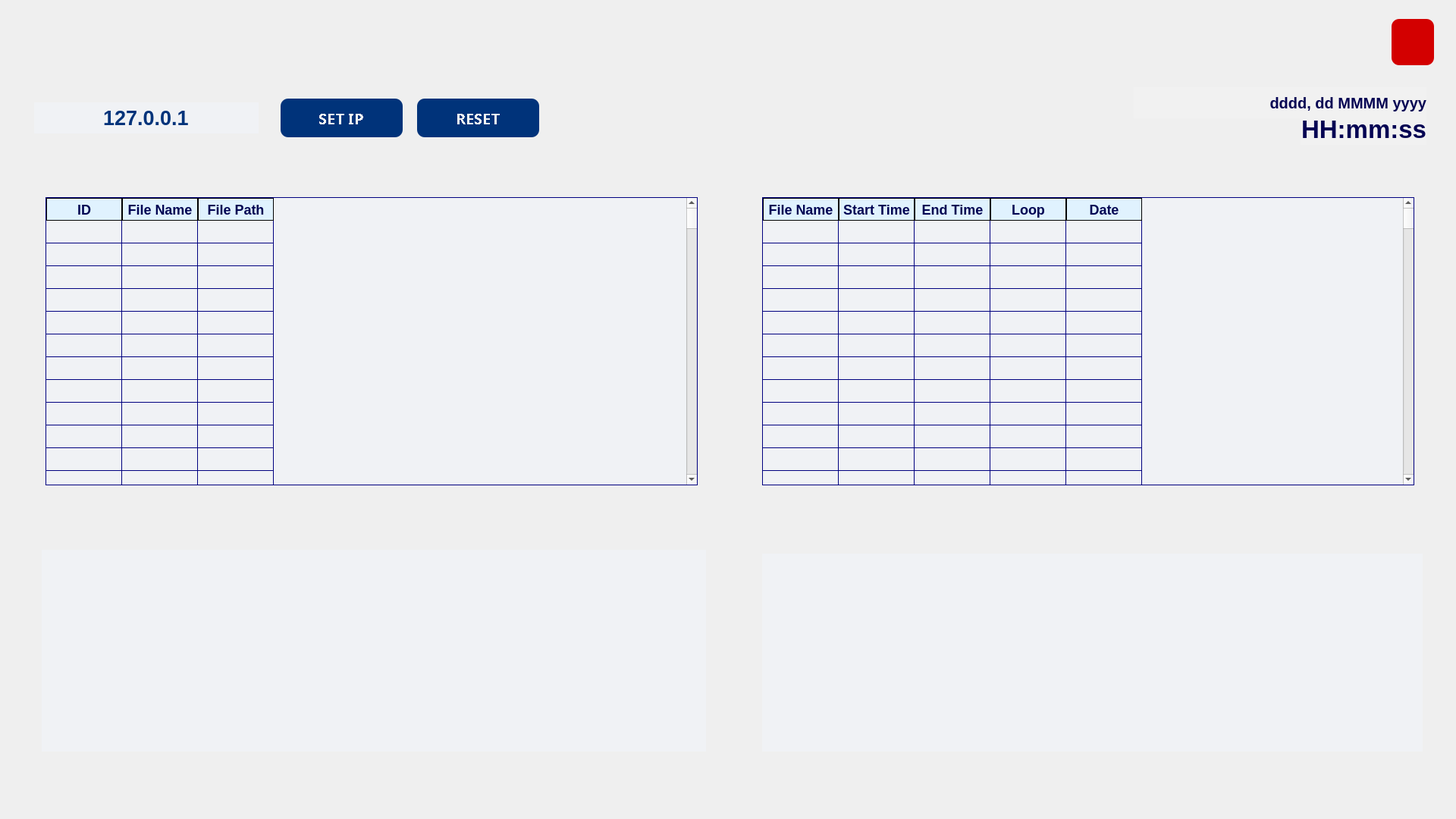
<?xml version="1.0" encoding="UTF-8"?>
<ui version="4.0">
 <class>MainWindow</class>
 <widget class="QMainWindow" name="MainWindow">
  <property name="geometry">
   <rect>
    <x>0</x>
    <y>0</y>
    <width>1920</width>
    <height>1080</height>
   </rect>
  </property>
  <property name="sizePolicy">
   <sizepolicy hsizetype="Fixed" vsizetype="Fixed">
    <horstretch>0</horstretch>
    <verstretch>0</verstretch>
   </sizepolicy>
  </property>
  <property name="font">
   <font>
    <pointsize>15</pointsize>
    <stylestrategy>NoAntialias</stylestrategy>
   </font>
  </property>
  <property name="focusPolicy">
   <enum>Qt::FocusPolicy::NoFocus</enum>
  </property>
  <property name="windowTitle">
   <string>Advertising Panel</string>
  </property>
  <property name="autoFillBackground">
   <bool>false</bool>
  </property>
  <property name="styleSheet">
   <string notr="true"/>
  </property>
  <widget class="QWidget" name="centralwidget">
   <widget class="QStackedWidget" name="stackedWidget">
    <property name="geometry">
     <rect>
      <x>0</x>
      <y>0</y>
      <width>1920</width>
      <height>1080</height>
     </rect>
    </property>
    <property name="styleSheet">
     <string notr="true"/>
    </property>
    <widget class="QWidget" name="page_setting">
     <property name="styleSheet">
      <string notr="true"/>
     </property>
     <widget class="QLineEdit" name="textIP">
      <property name="geometry">
       <rect>
        <x>45</x>
        <y>135</y>
        <width>296</width>
        <height>41</height>
       </rect>
      </property>
      <property name="font">
       <font>
        <family>Arial</family>
        <pointsize>20</pointsize>
        <italic>false</italic>
        <bold>true</bold>
        <underline>false</underline>
        <stylestrategy>PreferDefault</stylestrategy>
        <kerning>false</kerning>
       </font>
      </property>
      <property name="toolTip">
       <string>IP Address</string>
      </property>
      <property name="styleSheet">
       <string notr="true">color: rgb(0, 51, 122);
background-color: rgb(240, 242, 245);</string>
      </property>
      <property name="text">
       <string>127.0.0.1</string>
      </property>
      <property name="frame">
       <bool>false</bool>
      </property>
      <property name="alignment">
       <set>Qt::AlignmentFlag::AlignCenter</set>
      </property>
     </widget>
     <widget class="QPushButton" name="btnSetIP">
      <property name="geometry">
       <rect>
        <x>370</x>
        <y>130</y>
        <width>161</width>
        <height>51</height>
       </rect>
      </property>
      <property name="font">
       <font>
        <family>Franklin Gothic</family>
        <pointsize>15</pointsize>
        <bold>true</bold>
        <stylestrategy>NoAntialias</stylestrategy>
        <hintingpreference>PreferNoHinting</hintingpreference>
       </font>
      </property>
      <property name="cursor">
       <cursorShape>PointingHandCursor</cursorShape>
      </property>
      <property name="focusPolicy">
       <enum>Qt::FocusPolicy::NoFocus</enum>
      </property>
      <property name="toolTip">
       <string>Set IP</string>
      </property>
      <property name="autoFillBackground">
       <bool>false</bool>
      </property>
      <property name="styleSheet">
       <string notr="true">QPushButton{
	border-radius:10px;
	color: rgb(242, 242, 242);
	background-color: rgb(0, 51, 122);
	text-align: center;
}
QPushButton:Hover{
	background-color: rgb(0, 88, 204);
}
QPushButton:pressed{
	background-color: rgb(0, 29, 66);
}</string>
      </property>
      <property name="text">
       <string>SET IP</string>
      </property>
      <property name="default">
       <bool>true</bool>
      </property>
      <property name="flat">
       <bool>false</bool>
      </property>
     </widget>
     <widget class="QPushButton" name="btnReset">
      <property name="geometry">
       <rect>
        <x>550</x>
        <y>130</y>
        <width>161</width>
        <height>51</height>
       </rect>
      </property>
      <property name="font">
       <font>
        <family>Franklin Gothic</family>
        <pointsize>15</pointsize>
        <bold>true</bold>
        <stylestrategy>NoAntialias</stylestrategy>
        <hintingpreference>PreferNoHinting</hintingpreference>
       </font>
      </property>
      <property name="cursor">
       <cursorShape>PointingHandCursor</cursorShape>
      </property>
      <property name="focusPolicy">
       <enum>Qt::FocusPolicy::NoFocus</enum>
      </property>
      <property name="toolTip">
       <string>Reset</string>
      </property>
      <property name="autoFillBackground">
       <bool>false</bool>
      </property>
      <property name="styleSheet">
       <string notr="true">QPushButton{
	border-radius:10px;
	color: rgb(242, 242, 242);
	background-color: rgb(0, 51, 122);
	text-align: center;
}
QPushButton:Hover{
	background-color: rgb(0, 88, 204);
}
QPushButton:pressed{
	background-color: rgb(0, 29, 66);
}</string>
      </property>
      <property name="text">
       <string>RESET</string>
      </property>
      <property name="default">
       <bool>true</bool>
      </property>
      <property name="flat">
       <bool>false</bool>
      </property>
     </widget>
     <widget class="QTableWidget" name="tableVideo">
      <property name="geometry">
       <rect>
        <x>60</x>
        <y>260</y>
        <width>860</width>
        <height>380</height>
       </rect>
      </property>
      <property name="sizePolicy">
       <sizepolicy hsizetype="Fixed" vsizetype="Fixed">
        <horstretch>0</horstretch>
        <verstretch>0</verstretch>
       </sizepolicy>
      </property>
      <property name="font">
       <font>
        <family>Arial</family>
        <pointsize>15</pointsize>
        <bold>false</bold>
        <stylestrategy>PreferDefault</stylestrategy>
       </font>
      </property>
      <property name="styleSheet">
       <string notr="true">QTableWidget{
	background-color: rgb(240, 242, 245);
	color: rgb(0, 4, 83);
	gridline-color: rgb(0, 0, 127);
	selection-background-color:blue;
	border:1px solid rgb(0, 0, 127);
}
QTableWidget::item::selected{
    background-color: #0284c7;
    color: white;
}
QHeaderView{
	background-color: rgb(240, 242, 245);
	color: rgb(0, 4, 83);
}
QHeaderView::section{
    background-color: #e0f2fe;
    font-weight: bold;
    font-size: 18px;
	color: rgb(0, 4, 83);
	border:1px solid black;
}</string>
      </property>
      <property name="frameShape">
       <enum>QFrame::Shape::NoFrame</enum>
      </property>
      <property name="frameShadow">
       <enum>QFrame::Shadow::Sunken</enum>
      </property>
      <property name="sizeAdjustPolicy">
       <enum>QAbstractScrollArea::SizeAdjustPolicy::AdjustIgnored</enum>
      </property>
      <property name="autoScrollMargin">
       <number>1</number>
      </property>
      <property name="editTriggers">
       <set>QAbstractItemView::EditTrigger::NoEditTriggers</set>
      </property>
      <property name="selectionMode">
       <enum>QAbstractItemView::SelectionMode::SingleSelection</enum>
      </property>
      <property name="selectionBehavior">
       <enum>QAbstractItemView::SelectionBehavior::SelectRows</enum>
      </property>
      <property name="rowCount">
       <number>1000</number>
      </property>
      <property name="columnCount">
       <number>3</number>
      </property>
      <attribute name="horizontalHeaderVisible">
       <bool>true</bool>
      </attribute>
      <attribute name="horizontalHeaderHighlightSections">
       <bool>false</bool>
      </attribute>
      <attribute name="verticalHeaderVisible">
       <bool>false</bool>
      </attribute>
      <row/>
      <row/>
      <row/>
      <row/>
      <row/>
      <row/>
      <row/>
      <row/>
      <row/>
      <row/>
      <row/>
      <row/>
      <row/>
      <row/>
      <row/>
      <row/>
      <row/>
      <row/>
      <row/>
      <row/>
      <row/>
      <row/>
      <row/>
      <row/>
      <row/>
      <row/>
      <row/>
      <row/>
      <row/>
      <row/>
      <row/>
      <row/>
      <row/>
      <row/>
      <row/>
      <row/>
      <row/>
      <row/>
      <row/>
      <row/>
      <row/>
      <row/>
      <row/>
      <row/>
      <row/>
      <row/>
      <row/>
      <row/>
      <row/>
      <row/>
      <row/>
      <row/>
      <row/>
      <row/>
      <row/>
      <row/>
      <row/>
      <row/>
      <row/>
      <row/>
      <row/>
      <row/>
      <row/>
      <row/>
      <row/>
      <row/>
      <row/>
      <row/>
      <row/>
      <row/>
      <row/>
      <row/>
      <row/>
      <row/>
      <row/>
      <row/>
      <row/>
      <row/>
      <row/>
      <row/>
      <row/>
      <row/>
      <row/>
      <row/>
      <row/>
      <row/>
      <row/>
      <row/>
      <row/>
      <row/>
      <row/>
      <row/>
      <row/>
      <row/>
      <row/>
      <row/>
      <row/>
      <row/>
      <row/>
      <row/>
      <row/>
      <row/>
      <row/>
      <row/>
      <row/>
      <row/>
      <row/>
      <row/>
      <row/>
      <row/>
      <row/>
      <row/>
      <row/>
      <row/>
      <row/>
      <row/>
      <row/>
      <row/>
      <row/>
      <row/>
      <row/>
      <row/>
      <row/>
      <row/>
      <row/>
      <row/>
      <row/>
      <row/>
      <row/>
      <row/>
      <row/>
      <row/>
      <row/>
      <row/>
      <row/>
      <row/>
      <row/>
      <row/>
      <row/>
      <row/>
      <row/>
      <row/>
      <row/>
      <row/>
      <row/>
      <row/>
      <row/>
      <row/>
      <row/>
      <row/>
      <row/>
      <row/>
      <row/>
      <row/>
      <row/>
      <row/>
      <row/>
      <row/>
      <row/>
      <row/>
      <row/>
      <row/>
      <row/>
      <row/>
      <row/>
      <row/>
      <row/>
      <row/>
      <row/>
      <row/>
      <row/>
      <row/>
      <row/>
      <row/>
      <row/>
      <row/>
      <row/>
      <row/>
      <row/>
      <row/>
      <row/>
      <row/>
      <row/>
      <row/>
      <row/>
      <row/>
      <row/>
      <row/>
      <row/>
      <row/>
      <row/>
      <row/>
      <row/>
      <row/>
      <row/>
      <row/>
      <row/>
      <row/>
      <row/>
      <row/>
      <row/>
      <row/>
      <row/>
      <row/>
      <row/>
      <row/>
      <row/>
      <row/>
      <row/>
      <row/>
      <row/>
      <row/>
      <row/>
      <row/>
      <row/>
      <row/>
      <row/>
      <row/>
      <row/>
      <row/>
      <row/>
      <row/>
      <row/>
      <row/>
      <row/>
      <row/>
      <row/>
      <row/>
      <row/>
      <row/>
      <row/>
      <row/>
      <row/>
      <row/>
      <row/>
      <row/>
      <row/>
      <row/>
      <row/>
      <row/>
      <row/>
      <row/>
      <row/>
      <row/>
      <row/>
      <row/>
      <row/>
      <row/>
      <row/>
      <row/>
      <row/>
      <row/>
      <row/>
      <row/>
      <row/>
      <row/>
      <row/>
      <row/>
      <row/>
      <row/>
      <row/>
      <row/>
      <row/>
      <row/>
      <row/>
      <row/>
      <row/>
      <row/>
      <row/>
      <row/>
      <row/>
      <row/>
      <row/>
      <row/>
      <row/>
      <row/>
      <row/>
      <row/>
      <row/>
      <row/>
      <row/>
      <row/>
      <row/>
      <row/>
      <row/>
      <row/>
      <row/>
      <row/>
      <row/>
      <row/>
      <row/>
      <row/>
      <row/>
      <row/>
      <row/>
      <row/>
      <row/>
      <row/>
      <row/>
      <row/>
      <row/>
      <row/>
      <row/>
      <row/>
      <row/>
      <row/>
      <row/>
      <row/>
      <row/>
      <row/>
      <row/>
      <row/>
      <row/>
      <row/>
      <row/>
      <row/>
      <row/>
      <row/>
      <row/>
      <row/>
      <row/>
      <row/>
      <row/>
      <row/>
      <row/>
      <row/>
      <row/>
      <row/>
      <row/>
      <row/>
      <row/>
      <row/>
      <row/>
      <row/>
      <row/>
      <row/>
      <row/>
      <row/>
      <row/>
      <row/>
      <row/>
      <row/>
      <row/>
      <row/>
      <row/>
      <row/>
      <row/>
      <row/>
      <row/>
      <row/>
      <row/>
      <row/>
      <row/>
      <row/>
      <row/>
      <row/>
      <row/>
      <row/>
      <row/>
      <row/>
      <row/>
      <row/>
      <row/>
      <row/>
      <row/>
      <row/>
      <row/>
      <row/>
      <row/>
      <row/>
      <row/>
      <row/>
      <row/>
      <row/>
      <row/>
      <row/>
      <row/>
      <row/>
      <row/>
      <row/>
      <row/>
      <row/>
      <row/>
      <row/>
      <row/>
      <row/>
      <row/>
      <row/>
      <row/>
      <row/>
      <row/>
      <row/>
      <row/>
      <row/>
      <row/>
      <row/>
      <row/>
      <row/>
      <row/>
      <row/>
      <row/>
      <row/>
      <row/>
      <row/>
      <row/>
      <row/>
      <row/>
      <row/>
      <row/>
      <row/>
      <row/>
      <row/>
      <row/>
      <row/>
      <row/>
      <row/>
      <row/>
      <row/>
      <row/>
      <row/>
      <row/>
      <row/>
      <row/>
      <row/>
      <row/>
      <row/>
      <row/>
      <row/>
      <row/>
      <row/>
      <row/>
      <row/>
      <row/>
      <row/>
      <row/>
      <row/>
      <row/>
      <row/>
      <row/>
      <row/>
      <row/>
      <row/>
      <row/>
      <row/>
      <row/>
      <row/>
      <row/>
      <row/>
      <row/>
      <row/>
      <row/>
      <row/>
      <row/>
      <row/>
      <row/>
      <row/>
      <row/>
      <row/>
      <row/>
      <row/>
      <row/>
      <row/>
      <row/>
      <row/>
      <row/>
      <row/>
      <row/>
      <row/>
      <row/>
      <row/>
      <row/>
      <row/>
      <row/>
      <row/>
      <row/>
      <row/>
      <row/>
      <row/>
      <row/>
      <row/>
      <row/>
      <row/>
      <row/>
      <row/>
      <row/>
      <row/>
      <row/>
      <row/>
      <row/>
      <row/>
      <row/>
      <row/>
      <row/>
      <row/>
      <row/>
      <row/>
      <row/>
      <row/>
      <row/>
      <row/>
      <row/>
      <row/>
      <row/>
      <row/>
      <row/>
      <row/>
      <row/>
      <row/>
      <row/>
      <row/>
      <row/>
      <row/>
      <row/>
      <row/>
      <row/>
      <row/>
      <row/>
      <row/>
      <row/>
      <row/>
      <row/>
      <row/>
      <row/>
      <row/>
      <row/>
      <row/>
      <row/>
      <row/>
      <row/>
      <row/>
      <row/>
      <row/>
      <row/>
      <row/>
      <row/>
      <row/>
      <row/>
      <row/>
      <row/>
      <row/>
      <row/>
      <row/>
      <row/>
      <row/>
      <row/>
      <row/>
      <row/>
      <row/>
      <row/>
      <row/>
      <row/>
      <row/>
      <row/>
      <row/>
      <row/>
      <row/>
      <row/>
      <row/>
      <row/>
      <row/>
      <row/>
      <row/>
      <row/>
      <row/>
      <row/>
      <row/>
      <row/>
      <row/>
      <row/>
      <row/>
      <row/>
      <row/>
      <row/>
      <row/>
      <row/>
      <row/>
      <row/>
      <row/>
      <row/>
      <row/>
      <row/>
      <row/>
      <row/>
      <row/>
      <row/>
      <row/>
      <row/>
      <row/>
      <row/>
      <row/>
      <row/>
      <row/>
      <row/>
      <row/>
      <row/>
      <row/>
      <row/>
      <row/>
      <row/>
      <row/>
      <row/>
      <row/>
      <row/>
      <row/>
      <row/>
      <row/>
      <row/>
      <row/>
      <row/>
      <row/>
      <row/>
      <row/>
      <row/>
      <row/>
      <row/>
      <row/>
      <row/>
      <row/>
      <row/>
      <row/>
      <row/>
      <row/>
      <row/>
      <row/>
      <row/>
      <row/>
      <row/>
      <row/>
      <row/>
      <row/>
      <row/>
      <row/>
      <row/>
      <row/>
      <row/>
      <row/>
      <row/>
      <row/>
      <row/>
      <row/>
      <row/>
      <row/>
      <row/>
      <row/>
      <row/>
      <row/>
      <row/>
      <row/>
      <row/>
      <row/>
      <row/>
      <row/>
      <row/>
      <row/>
      <row/>
      <row/>
      <row/>
      <row/>
      <row/>
      <row/>
      <row/>
      <row/>
      <row/>
      <row/>
      <row/>
      <row/>
      <row/>
      <row/>
      <row/>
      <row/>
      <row/>
      <row/>
      <row/>
      <row/>
      <row/>
      <row/>
      <row/>
      <row/>
      <row/>
      <row/>
      <row/>
      <row/>
      <row/>
      <row/>
      <row/>
      <row/>
      <row/>
      <row/>
      <row/>
      <row/>
      <row/>
      <row/>
      <row/>
      <row/>
      <row/>
      <row/>
      <row/>
      <row/>
      <row/>
      <row/>
      <row/>
      <row/>
      <row/>
      <row/>
      <row/>
      <row/>
      <row/>
      <row/>
      <row/>
      <row/>
      <row/>
      <row/>
      <row/>
      <row/>
      <row/>
      <row/>
      <row/>
      <row/>
      <row/>
      <row/>
      <row/>
      <row/>
      <row/>
      <row/>
      <row/>
      <row/>
      <row/>
      <row/>
      <row/>
      <row/>
      <row/>
      <row/>
      <row/>
      <row/>
      <row/>
      <row/>
      <row/>
      <row/>
      <row/>
      <row/>
      <row/>
      <row/>
      <row/>
      <row/>
      <row/>
      <row/>
      <row/>
      <row/>
      <row/>
      <row/>
      <row/>
      <row/>
      <row/>
      <row/>
      <row/>
      <row/>
      <row/>
      <row/>
      <row/>
      <row/>
      <row/>
      <row/>
      <row/>
      <row/>
      <row/>
      <row/>
      <row/>
      <row/>
      <row/>
      <row/>
      <row/>
      <row/>
      <row/>
      <row/>
      <row/>
      <row/>
      <row/>
      <row/>
      <row/>
      <row/>
      <row/>
      <row/>
      <row/>
      <row/>
      <row/>
      <row/>
      <row/>
      <row/>
      <row/>
      <row/>
      <row/>
      <row/>
      <row/>
      <row/>
      <row/>
      <row/>
      <row/>
      <row/>
      <row/>
      <row/>
      <row/>
      <row/>
      <row/>
      <row/>
      <row/>
      <row/>
      <row/>
      <row/>
      <row/>
      <row/>
      <row/>
      <row/>
      <row/>
      <row/>
      <row/>
      <row/>
      <row/>
      <row/>
      <row/>
      <row/>
      <row/>
      <row/>
      <row/>
      <row/>
      <row/>
      <row/>
      <row/>
      <row/>
      <row/>
      <row/>
      <row/>
      <row/>
      <row/>
      <row/>
      <row/>
      <row/>
      <row/>
      <row/>
      <row/>
      <row/>
      <row/>
      <row/>
      <row/>
      <row/>
      <row/>
      <row/>
      <row/>
      <row/>
      <row/>
      <row/>
      <row/>
      <row/>
      <row/>
      <row/>
      <row/>
      <row/>
      <row/>
      <row/>
      <row/>
      <row/>
      <row/>
      <row/>
      <row/>
      <row/>
      <row/>
      <row/>
      <row/>
      <row/>
      <row/>
      <row/>
      <row/>
      <row/>
      <row/>
      <row/>
      <row/>
      <row/>
      <row/>
      <row/>
      <row/>
      <row/>
      <row/>
      <row/>
      <row/>
      <row/>
      <row/>
      <row/>
      <row/>
      <row/>
      <row/>
      <row/>
      <row/>
      <row/>
      <row/>
      <row/>
      <row/>
      <row/>
      <row/>
      <row/>
      <row/>
      <row/>
      <row/>
      <row/>
      <row/>
      <row/>
      <row/>
      <row/>
      <row/>
      <row/>
      <row/>
      <row/>
      <row/>
      <row/>
      <row/>
      <row/>
      <row/>
      <row/>
      <row/>
      <row/>
      <row/>
      <row/>
      <row/>
      <row/>
      <row/>
      <row/>
      <row/>
      <row/>
      <row/>
      <row/>
      <row/>
      <row/>
      <row/>
      <row/>
      <row/>
      <row/>
      <row/>
      <row/>
      <row/>
      <row/>
      <row/>
      <row/>
      <row/>
      <row/>
      <row/>
      <row/>
      <row/>
      <row/>
      <row/>
      <row/>
      <row/>
      <row/>
      <row/>
      <row/>
      <row/>
      <row/>
      <row/>
      <row/>
      <row/>
      <row/>
      <row/>
      <row/>
      <row/>
      <row/>
      <row/>
      <row/>
      <row/>
      <row/>
      <row/>
      <row/>
      <row/>
      <row/>
      <row/>
      <row/>
      <row/>
      <row/>
      <row/>
      <row/>
      <row/>
      <row/>
      <row/>
      <row/>
      <row/>
      <row/>
      <row/>
      <row/>
      <row/>
      <row/>
      <row/>
      <row/>
      <row/>
      <row/>
      <row/>
      <row/>
      <row/>
      <row/>
      <row/>
      <row/>
      <row/>
      <row/>
      <row/>
      <row/>
      <column>
       <property name="text">
        <string>ID</string>
       </property>
       <property name="font">
        <font>
         <family>Arial</family>
         <pointsize>15</pointsize>
         <bold>false</bold>
        </font>
       </property>
      </column>
      <column>
       <property name="text">
        <string>File Name</string>
       </property>
       <property name="font">
        <font>
         <family>Arial</family>
         <pointsize>15</pointsize>
         <bold>false</bold>
        </font>
       </property>
      </column>
      <column>
       <property name="text">
        <string>File Path</string>
       </property>
       <property name="font">
        <font>
         <family>Arial</family>
         <pointsize>15</pointsize>
         <bold>false</bold>
        </font>
       </property>
      </column>
     </widget>
     <widget class="QTableWidget" name="tableSchedule">
      <property name="geometry">
       <rect>
        <x>1005</x>
        <y>260</y>
        <width>860</width>
        <height>380</height>
       </rect>
      </property>
      <property name="sizePolicy">
       <sizepolicy hsizetype="Fixed" vsizetype="Fixed">
        <horstretch>0</horstretch>
        <verstretch>0</verstretch>
       </sizepolicy>
      </property>
      <property name="font">
       <font>
        <family>Arial</family>
        <pointsize>15</pointsize>
        <stylestrategy>PreferDefault</stylestrategy>
       </font>
      </property>
      <property name="styleSheet">
       <string notr="true">QTableWidget{
	background-color: rgb(240, 242, 245);
	color: rgb(0, 4, 83);
	gridline-color: rgb(0, 0, 127);
	selection-background-color:blue;
	border:1px solid rgb(0, 0, 127);
}
QTableWidget::item::selected{
    background-color: #0284c7;
    color: white;
}
QHeaderView{
	background-color: rgb(240, 242, 245);
	color: rgb(0, 4, 83);
}
QHeaderView::section{
    background-color: #e0f2fe;
    font-weight: bold;
    font-size: 18px;
	color: rgb(0, 4, 83);
	border:1px solid black;
}</string>
      </property>
      <property name="frameShape">
       <enum>QFrame::Shape::NoFrame</enum>
      </property>
      <property name="frameShadow">
       <enum>QFrame::Shadow::Sunken</enum>
      </property>
      <property name="sizeAdjustPolicy">
       <enum>QAbstractScrollArea::SizeAdjustPolicy::AdjustIgnored</enum>
      </property>
      <property name="autoScrollMargin">
       <number>1</number>
      </property>
      <property name="editTriggers">
       <set>QAbstractItemView::EditTrigger::NoEditTriggers</set>
      </property>
      <property name="selectionMode">
       <enum>QAbstractItemView::SelectionMode::SingleSelection</enum>
      </property>
      <property name="selectionBehavior">
       <enum>QAbstractItemView::SelectionBehavior::SelectRows</enum>
      </property>
      <property name="textElideMode">
       <enum>Qt::TextElideMode::ElideRight</enum>
      </property>
      <property name="rowCount">
       <number>1000</number>
      </property>
      <property name="columnCount">
       <number>5</number>
      </property>
      <attribute name="horizontalHeaderVisible">
       <bool>true</bool>
      </attribute>
      <attribute name="horizontalHeaderHighlightSections">
       <bool>false</bool>
      </attribute>
      <attribute name="verticalHeaderVisible">
       <bool>false</bool>
      </attribute>
      <row/>
      <row/>
      <row/>
      <row/>
      <row/>
      <row/>
      <row/>
      <row/>
      <row/>
      <row/>
      <row/>
      <row/>
      <row/>
      <row/>
      <row/>
      <row/>
      <row/>
      <row/>
      <row/>
      <row/>
      <row/>
      <row/>
      <row/>
      <row/>
      <row/>
      <row/>
      <row/>
      <row/>
      <row/>
      <row/>
      <row/>
      <row/>
      <row/>
      <row/>
      <row/>
      <row/>
      <row/>
      <row/>
      <row/>
      <row/>
      <row/>
      <row/>
      <row/>
      <row/>
      <row/>
      <row/>
      <row/>
      <row/>
      <row/>
      <row/>
      <row/>
      <row/>
      <row/>
      <row/>
      <row/>
      <row/>
      <row/>
      <row/>
      <row/>
      <row/>
      <row/>
      <row/>
      <row/>
      <row/>
      <row/>
      <row/>
      <row/>
      <row/>
      <row/>
      <row/>
      <row/>
      <row/>
      <row/>
      <row/>
      <row/>
      <row/>
      <row/>
      <row/>
      <row/>
      <row/>
      <row/>
      <row/>
      <row/>
      <row/>
      <row/>
      <row/>
      <row/>
      <row/>
      <row/>
      <row/>
      <row/>
      <row/>
      <row/>
      <row/>
      <row/>
      <row/>
      <row/>
      <row/>
      <row/>
      <row/>
      <row/>
      <row/>
      <row/>
      <row/>
      <row/>
      <row/>
      <row/>
      <row/>
      <row/>
      <row/>
      <row/>
      <row/>
      <row/>
      <row/>
      <row/>
      <row/>
      <row/>
      <row/>
      <row/>
      <row/>
      <row/>
      <row/>
      <row/>
      <row/>
      <row/>
      <row/>
      <row/>
      <row/>
      <row/>
      <row/>
      <row/>
      <row/>
      <row/>
      <row/>
      <row/>
      <row/>
      <row/>
      <row/>
      <row/>
      <row/>
      <row/>
      <row/>
      <row/>
      <row/>
      <row/>
      <row/>
      <row/>
      <row/>
      <row/>
      <row/>
      <row/>
      <row/>
      <row/>
      <row/>
      <row/>
      <row/>
      <row/>
      <row/>
      <row/>
      <row/>
      <row/>
      <row/>
      <row/>
      <row/>
      <row/>
      <row/>
      <row/>
      <row/>
      <row/>
      <row/>
      <row/>
      <row/>
      <row/>
      <row/>
      <row/>
      <row/>
      <row/>
      <row/>
      <row/>
      <row/>
      <row/>
      <row/>
      <row/>
      <row/>
      <row/>
      <row/>
      <row/>
      <row/>
      <row/>
      <row/>
      <row/>
      <row/>
      <row/>
      <row/>
      <row/>
      <row/>
      <row/>
      <row/>
      <row/>
      <row/>
      <row/>
      <row/>
      <row/>
      <row/>
      <row/>
      <row/>
      <row/>
      <row/>
      <row/>
      <row/>
      <row/>
      <row/>
      <row/>
      <row/>
      <row/>
      <row/>
      <row/>
      <row/>
      <row/>
      <row/>
      <row/>
      <row/>
      <row/>
      <row/>
      <row/>
      <row/>
      <row/>
      <row/>
      <row/>
      <row/>
      <row/>
      <row/>
      <row/>
      <row/>
      <row/>
      <row/>
      <row/>
      <row/>
      <row/>
      <row/>
      <row/>
      <row/>
      <row/>
      <row/>
      <row/>
      <row/>
      <row/>
      <row/>
      <row/>
      <row/>
      <row/>
      <row/>
      <row/>
      <row/>
      <row/>
      <row/>
      <row/>
      <row/>
      <row/>
      <row/>
      <row/>
      <row/>
      <row/>
      <row/>
      <row/>
      <row/>
      <row/>
      <row/>
      <row/>
      <row/>
      <row/>
      <row/>
      <row/>
      <row/>
      <row/>
      <row/>
      <row/>
      <row/>
      <row/>
      <row/>
      <row/>
      <row/>
      <row/>
      <row/>
      <row/>
      <row/>
      <row/>
      <row/>
      <row/>
      <row/>
      <row/>
      <row/>
      <row/>
      <row/>
      <row/>
      <row/>
      <row/>
      <row/>
      <row/>
      <row/>
      <row/>
      <row/>
      <row/>
      <row/>
      <row/>
      <row/>
      <row/>
      <row/>
      <row/>
      <row/>
      <row/>
      <row/>
      <row/>
      <row/>
      <row/>
      <row/>
      <row/>
      <row/>
      <row/>
      <row/>
      <row/>
      <row/>
      <row/>
      <row/>
      <row/>
      <row/>
      <row/>
      <row/>
      <row/>
      <row/>
      <row/>
      <row/>
      <row/>
      <row/>
      <row/>
      <row/>
      <row/>
      <row/>
      <row/>
      <row/>
      <row/>
      <row/>
      <row/>
      <row/>
      <row/>
      <row/>
      <row/>
      <row/>
      <row/>
      <row/>
      <row/>
      <row/>
      <row/>
      <row/>
      <row/>
      <row/>
      <row/>
      <row/>
      <row/>
      <row/>
      <row/>
      <row/>
      <row/>
      <row/>
      <row/>
      <row/>
      <row/>
      <row/>
      <row/>
      <row/>
      <row/>
      <row/>
      <row/>
      <row/>
      <row/>
      <row/>
      <row/>
      <row/>
      <row/>
      <row/>
      <row/>
      <row/>
      <row/>
      <row/>
      <row/>
      <row/>
      <row/>
      <row/>
      <row/>
      <row/>
      <row/>
      <row/>
      <row/>
      <row/>
      <row/>
      <row/>
      <row/>
      <row/>
      <row/>
      <row/>
      <row/>
      <row/>
      <row/>
      <row/>
      <row/>
      <row/>
      <row/>
      <row/>
      <row/>
      <row/>
      <row/>
      <row/>
      <row/>
      <row/>
      <row/>
      <row/>
      <row/>
      <row/>
      <row/>
      <row/>
      <row/>
      <row/>
      <row/>
      <row/>
      <row/>
      <row/>
      <row/>
      <row/>
      <row/>
      <row/>
      <row/>
      <row/>
      <row/>
      <row/>
      <row/>
      <row/>
      <row/>
      <row/>
      <row/>
      <row/>
      <row/>
      <row/>
      <row/>
      <row/>
      <row/>
      <row/>
      <row/>
      <row/>
      <row/>
      <row/>
      <row/>
      <row/>
      <row/>
      <row/>
      <row/>
      <row/>
      <row/>
      <row/>
      <row/>
      <row/>
      <row/>
      <row/>
      <row/>
      <row/>
      <row/>
      <row/>
      <row/>
      <row/>
      <row/>
      <row/>
      <row/>
      <row/>
      <row/>
      <row/>
      <row/>
      <row/>
      <row/>
      <row/>
      <row/>
      <row/>
      <row/>
      <row/>
      <row/>
      <row/>
      <row/>
      <row/>
      <row/>
      <row/>
      <row/>
      <row/>
      <row/>
      <row/>
      <row/>
      <row/>
      <row/>
      <row/>
      <row/>
      <row/>
      <row/>
      <row/>
      <row/>
      <row/>
      <row/>
      <row/>
      <row/>
      <row/>
      <row/>
      <row/>
      <row/>
      <row/>
      <row/>
      <row/>
      <row/>
      <row/>
      <row/>
      <row/>
      <row/>
      <row/>
      <row/>
      <row/>
      <row/>
      <row/>
      <row/>
      <row/>
      <row/>
      <row/>
      <row/>
      <row/>
      <row/>
      <row/>
      <row/>
      <row/>
      <row/>
      <row/>
      <row/>
      <row/>
      <row/>
      <row/>
      <row/>
      <row/>
      <row/>
      <row/>
      <row/>
      <row/>
      <row/>
      <row/>
      <row/>
      <row/>
      <row/>
      <row/>
      <row/>
      <row/>
      <row/>
      <row/>
      <row/>
      <row/>
      <row/>
      <row/>
      <row/>
      <row/>
      <row/>
      <row/>
      <row/>
      <row/>
      <row/>
      <row/>
      <row/>
      <row/>
      <row/>
      <row/>
      <row/>
      <row/>
      <row/>
      <row/>
      <row/>
      <row/>
      <row/>
      <row/>
      <row/>
      <row/>
      <row/>
      <row/>
      <row/>
      <row/>
      <row/>
      <row/>
      <row/>
      <row/>
      <row/>
      <row/>
      <row/>
      <row/>
      <row/>
      <row/>
      <row/>
      <row/>
      <row/>
      <row/>
      <row/>
      <row/>
      <row/>
      <row/>
      <row/>
      <row/>
      <row/>
      <row/>
      <row/>
      <row/>
      <row/>
      <row/>
      <row/>
      <row/>
      <row/>
      <row/>
      <row/>
      <row/>
      <row/>
      <row/>
      <row/>
      <row/>
      <row/>
      <row/>
      <row/>
      <row/>
      <row/>
      <row/>
      <row/>
      <row/>
      <row/>
      <row/>
      <row/>
      <row/>
      <row/>
      <row/>
      <row/>
      <row/>
      <row/>
      <row/>
      <row/>
      <row/>
      <row/>
      <row/>
      <row/>
      <row/>
      <row/>
      <row/>
      <row/>
      <row/>
      <row/>
      <row/>
      <row/>
      <row/>
      <row/>
      <row/>
      <row/>
      <row/>
      <row/>
      <row/>
      <row/>
      <row/>
      <row/>
      <row/>
      <row/>
      <row/>
      <row/>
      <row/>
      <row/>
      <row/>
      <row/>
      <row/>
      <row/>
      <row/>
      <row/>
      <row/>
      <row/>
      <row/>
      <row/>
      <row/>
      <row/>
      <row/>
      <row/>
      <row/>
      <row/>
      <row/>
      <row/>
      <row/>
      <row/>
      <row/>
      <row/>
      <row/>
      <row/>
      <row/>
      <row/>
      <row/>
      <row/>
      <row/>
      <row/>
      <row/>
      <row/>
      <row/>
      <row/>
      <row/>
      <row/>
      <row/>
      <row/>
      <row/>
      <row/>
      <row/>
      <row/>
      <row/>
      <row/>
      <row/>
      <row/>
      <row/>
      <row/>
      <row/>
      <row/>
      <row/>
      <row/>
      <row/>
      <row/>
      <row/>
      <row/>
      <row/>
      <row/>
      <row/>
      <row/>
      <row/>
      <row/>
      <row/>
      <row/>
      <row/>
      <row/>
      <row/>
      <row/>
      <row/>
      <row/>
      <row/>
      <row/>
      <row/>
      <row/>
      <row/>
      <row/>
      <row/>
      <row/>
      <row/>
      <row/>
      <row/>
      <row/>
      <row/>
      <row/>
      <row/>
      <row/>
      <row/>
      <row/>
      <row/>
      <row/>
      <row/>
      <row/>
      <row/>
      <row/>
      <row/>
      <row/>
      <row/>
      <row/>
      <row/>
      <row/>
      <row/>
      <row/>
      <row/>
      <row/>
      <row/>
      <row/>
      <row/>
      <row/>
      <row/>
      <row/>
      <row/>
      <row/>
      <row/>
      <row/>
      <row/>
      <row/>
      <row/>
      <row/>
      <row/>
      <row/>
      <row/>
      <row/>
      <row/>
      <row/>
      <row/>
      <row/>
      <row/>
      <row/>
      <row/>
      <row/>
      <row/>
      <row/>
      <row/>
      <row/>
      <row/>
      <row/>
      <row/>
      <row/>
      <row/>
      <row/>
      <row/>
      <row/>
      <row/>
      <row/>
      <row/>
      <row/>
      <row/>
      <row/>
      <row/>
      <row/>
      <row/>
      <row/>
      <row/>
      <row/>
      <row/>
      <row/>
      <row/>
      <row/>
      <row/>
      <row/>
      <row/>
      <row/>
      <row/>
      <row/>
      <row/>
      <row/>
      <row/>
      <row/>
      <row/>
      <row/>
      <row/>
      <row/>
      <row/>
      <row/>
      <row/>
      <row/>
      <row/>
      <row/>
      <row/>
      <row/>
      <row/>
      <row/>
      <row/>
      <row/>
      <row/>
      <row/>
      <row/>
      <row/>
      <row/>
      <row/>
      <row/>
      <row/>
      <row/>
      <row/>
      <row/>
      <row/>
      <row/>
      <row/>
      <row/>
      <row/>
      <row/>
      <row/>
      <row/>
      <row/>
      <row/>
      <row/>
      <row/>
      <row/>
      <row/>
      <row/>
      <row/>
      <row/>
      <row/>
      <row/>
      <row/>
      <row/>
      <row/>
      <row/>
      <row/>
      <row/>
      <row/>
      <row/>
      <row/>
      <row/>
      <row/>
      <row/>
      <row/>
      <row/>
      <row/>
      <row/>
      <row/>
      <row/>
      <row/>
      <row/>
      <row/>
      <row/>
      <row/>
      <row/>
      <row/>
      <row/>
      <row/>
      <row/>
      <row/>
      <row/>
      <row/>
      <row/>
      <row/>
      <row/>
      <row/>
      <row/>
      <row/>
      <row/>
      <row/>
      <row/>
      <row/>
      <row/>
      <row/>
      <row/>
      <row/>
      <row/>
      <row/>
      <row/>
      <row/>
      <row/>
      <row/>
      <row/>
      <row/>
      <row/>
      <row/>
      <row/>
      <row/>
      <row/>
      <row/>
      <row/>
      <row/>
      <row/>
      <row/>
      <row/>
      <row/>
      <row/>
      <row/>
      <row/>
      <row/>
      <row/>
      <row/>
      <row/>
      <row/>
      <row/>
      <row/>
      <row/>
      <row/>
      <row/>
      <row/>
      <row/>
      <row/>
      <row/>
      <row/>
      <row/>
      <row/>
      <row/>
      <row/>
      <row/>
      <row/>
      <row/>
      <row/>
      <row/>
      <row/>
      <row/>
      <row/>
      <row/>
      <row/>
      <row/>
      <row/>
      <row/>
      <row/>
      <row/>
      <row/>
      <row/>
      <row/>
      <row/>
      <row/>
      <row/>
      <row/>
      <row/>
      <row/>
      <row/>
      <row/>
      <row/>
      <row/>
      <row/>
      <row/>
      <row/>
      <row/>
      <column>
       <property name="text">
        <string>File Name</string>
       </property>
       <property name="font">
        <font>
         <family>Arial</family>
         <pointsize>15</pointsize>
         <bold>false</bold>
        </font>
       </property>
      </column>
      <column>
       <property name="text">
        <string>Start Time</string>
       </property>
       <property name="font">
        <font>
         <family>Arial</family>
         <pointsize>15</pointsize>
        </font>
       </property>
      </column>
      <column>
       <property name="text">
        <string>End Time</string>
       </property>
       <property name="font">
        <font>
         <family>Arial</family>
         <pointsize>15</pointsize>
         <bold>false</bold>
        </font>
       </property>
      </column>
      <column>
       <property name="text">
        <string>Loop</string>
       </property>
       <property name="font">
        <font>
         <family>Arial</family>
         <pointsize>15</pointsize>
         <bold>false</bold>
        </font>
       </property>
      </column>
      <column>
       <property name="text">
        <string>Date</string>
       </property>
       <property name="font">
        <font>
         <family>Arial</family>
         <pointsize>15</pointsize>
         <bold>false</bold>
        </font>
       </property>
      </column>
     </widget>
     <widget class="QTextEdit" name="keterangan">
      <property name="geometry">
       <rect>
        <x>55</x>
        <y>725</y>
        <width>876</width>
        <height>266</height>
       </rect>
      </property>
      <property name="font">
       <font>
        <family>Franklin Gothic</family>
        <pointsize>12</pointsize>
        <bold>false</bold>
        <stylestrategy>PreferDefault</stylestrategy>
       </font>
      </property>
      <property name="styleSheet">
       <string notr="true">background-color: rgb(240, 242, 245);
color: rgb(0, 4, 83);
border:1px solid rgb(240, 242, 245);</string>
      </property>
     </widget>
     <widget class="QListWidget" name="listEntertainment">
      <property name="geometry">
       <rect>
        <x>1005</x>
        <y>730</y>
        <width>871</width>
        <height>261</height>
       </rect>
      </property>
      <property name="font">
       <font>
        <family>Franklin Gothic</family>
        <pointsize>12</pointsize>
        <stylestrategy>NoAntialias</stylestrategy>
        <hintingpreference>PreferNoHinting</hintingpreference>
       </font>
      </property>
      <property name="focusPolicy">
       <enum>Qt::FocusPolicy::NoFocus</enum>
      </property>
      <property name="styleSheet">
       <string notr="true">background-color: rgb(240, 242, 245);
color: rgb(0, 4, 83);
border:1px solid rgb(240, 242, 245);</string>
      </property>
      <property name="editTriggers">
       <set>QAbstractItemView::EditTrigger::NoEditTriggers</set>
      </property>
      <property name="showDropIndicator" stdset="0">
       <bool>false</bool>
      </property>
      <property name="selectionMode">
       <enum>QAbstractItemView::SelectionMode::NoSelection</enum>
      </property>
     </widget>
     <widget class="QPushButton" name="btnExit">
      <property name="geometry">
       <rect>
        <x>1835</x>
        <y>25</y>
        <width>56</width>
        <height>61</height>
       </rect>
      </property>
      <property name="font">
       <font>
        <pointsize>15</pointsize>
        <bold>true</bold>
        <stylestrategy>NoAntialias</stylestrategy>
        <hintingpreference>PreferNoHinting</hintingpreference>
       </font>
      </property>
      <property name="cursor">
       <cursorShape>PointingHandCursor</cursorShape>
      </property>
      <property name="focusPolicy">
       <enum>Qt::FocusPolicy::NoFocus</enum>
      </property>
      <property name="toolTip">
       <string>Exit</string>
      </property>
      <property name="styleSheet">
       <string notr="true">QPushButton{
	border-radius:10px;
	background-color: rgb(211, 0, 0);
	image: url(:/img_exit.png);
}
QPushButton:Hover{
	background-color: rgb(255, 121, 121);
}
QPushButton:pressed{
	background-color: rgb(162, 0, 0);
}</string>
      </property>
      <property name="text">
       <string/>
      </property>
      <property name="autoDefault">
       <bool>false</bool>
      </property>
      <property name="default">
       <bool>true</bool>
      </property>
     </widget>
     <widget class="QLabel" name="background">
      <property name="geometry">
       <rect>
        <x>0</x>
        <y>0</y>
        <width>1920</width>
        <height>1080</height>
       </rect>
      </property>
      <property name="styleSheet">
       <string notr="true">image: url(:/background_setting.png);</string>
      </property>
      <property name="text">
       <string/>
      </property>
     </widget>
     <widget class="QLabel" name="date">
      <property name="geometry">
       <rect>
        <x>1495</x>
        <y>115</y>
        <width>386</width>
        <height>41</height>
       </rect>
      </property>
      <property name="font">
       <font>
        <pointsize>15</pointsize>
        <bold>true</bold>
        <stylestrategy>PreferDefault</stylestrategy>
       </font>
      </property>
      <property name="styleSheet">
       <string notr="true">color: rgb(5, 4, 83);
background-color: rgb(241, 241, 241);</string>
      </property>
      <property name="text">
       <string>dddd, dd MMMM yyyy</string>
      </property>
      <property name="alignment">
       <set>Qt::AlignmentFlag::AlignRight|Qt::AlignmentFlag::AlignTrailing|Qt::AlignmentFlag::AlignVCenter</set>
      </property>
     </widget>
     <widget class="QLabel" name="time">
      <property name="geometry">
       <rect>
        <x>1715</x>
        <y>150</y>
        <width>166</width>
        <height>41</height>
       </rect>
      </property>
      <property name="font">
       <font>
        <pointsize>25</pointsize>
        <bold>true</bold>
        <stylestrategy>PreferDefault</stylestrategy>
       </font>
      </property>
      <property name="styleSheet">
       <string notr="true">color: rgb(5, 4, 83);
background-color: rgb(241, 241, 241);</string>
      </property>
      <property name="text">
       <string>HH:mm:ss</string>
      </property>
      <property name="alignment">
       <set>Qt::AlignmentFlag::AlignRight|Qt::AlignmentFlag::AlignTrailing|Qt::AlignmentFlag::AlignVCenter</set>
      </property>
     </widget>
     <zorder>background</zorder>
     <zorder>textIP</zorder>
     <zorder>btnSetIP</zorder>
     <zorder>btnReset</zorder>
     <zorder>tableVideo</zorder>
     <zorder>tableSchedule</zorder>
     <zorder>keterangan</zorder>
     <zorder>listEntertainment</zorder>
     <zorder>btnExit</zorder>
     <zorder>date</zorder>
     <zorder>time</zorder>
    </widget>
    <widget class="QWidget" name="page_video"/>
   </widget>
  </widget>
 </widget>
 <resources/>
 <connections/>
</ui>
